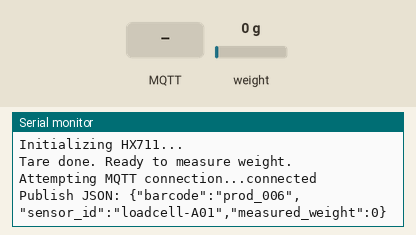
Simulated run of this sketch. Board: ESP32. Shown: the last lines printed to the serial monitor. The inputs (shaded band) are chosen by the test bench; at power-on: weight on the scale 0 g. WiFi joins after 1.5 s; servers stay silent unless stated; random numbers use the default seed unless the sketch sets one; no MQTT or app messages arrive unless stated.

Above: at 7.7 s.
7.8 s: MQTT message "1" arrives on the first subscribed topic
At 9.4 s:
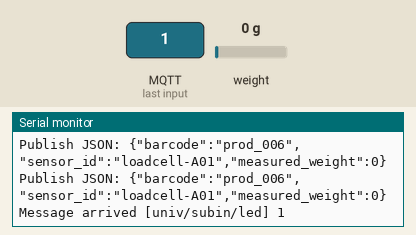
10.0 s: MQTT message "on" arrives on the first subscribed topic
At 11.3 s:
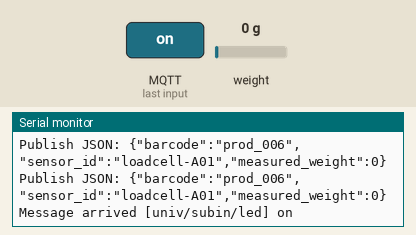
12.0 s: MQTT message "off" arrives on the first subscribed topic
At 13.2 s:
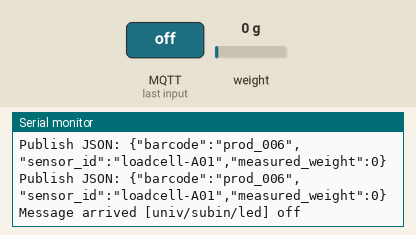
14.0 s: weight on the scale set to 100 g
At 15.3 s:
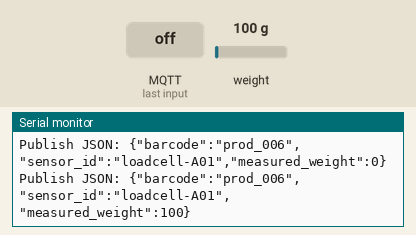
15.5 s: weight on the scale set to 1250 g
At 16.4 s:
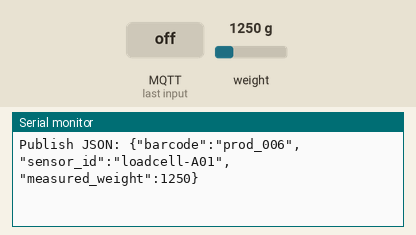
Timing chart, 0 to 18.0 s (numbered marks = the images above; inputs shaded):
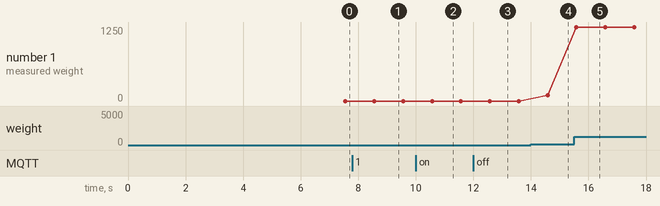

The sketch:

loadcell.ino
```cpp
#include <WiFi.h>
#include <PubSubClient.h>
#include "HX711.h"

// ====== WiFi 설정 ======
const char* ssid     = "bin";
const char* password = "";

// ====== MQTT 설정 ======
const char* mqtt_server = "xxx.xx.xx.x";

WiFiClient espClient;
PubSubClient client(espClient);

unsigned long lastMsg = 0;

#define MSG_BUFFER_SIZE (128)      // [CHANGED] JSON 문자열이라 버퍼 증가
char msg[MSG_BUFFER_SIZE];

// ====== 로드셀(HX711) 설정 ======
const int LOADCELL_DOUT_PIN = 16;
const int LOADCELL_SCK_PIN  = 4;

HX711 scale;
const float CALIBRATION_FACTOR = -2500;

// [ADDED] JSON 고정 필드
const char* BARCODE   = "prod_006";        // [ADDED]
const char* SENSOR_ID = "loadcell-A01";    // [ADDED]

// ====== MQTT 콜백 (구독 메시지 처리) ======
void callback(char* topic, byte* payload, unsigned int length) {
  Serial.print("Message arrived [");
  Serial.print(topic);
  Serial.print("] ");

  for (unsigned int i = 0; i < length; i++) {
    Serial.print((char)payload[i]);
  }
  Serial.println();

  // (원하면 여기서 LED 제어 코드 추가 가능)
}

// ====== MQTT 재연결 ======
void reconnect() {
  while (!client.connected()) {
    Serial.print("Attempting MQTT connection...");

    String clientId = "ESP32-";
    clientId += String(random(0xffff), HEX);

    if (client.connect(clientId.c_str())) {
      Serial.println("connected");

      // 구독할 토픽 (LED 제어용)
      client.subscribe("univ/subin/led");
    } else {
      Serial.print("failed, rc=");
      Serial.print(client.state());
      Serial.println(" try again in 5 seconds");
      delay(5000);
    }
  }
}

void setup() {
  Serial.begin(115200);
  delay(1000);

  Serial.println("\nConnecting to WiFi (WPA2-Personal)...");

  WiFi.disconnect(true);
  WiFi.mode(WIFI_STA);
  WiFi.begin(ssid, password);

  Serial.print("Connecting");
  int tries = 0;
  while (WiFi.status() != WL_CONNECTED) {
    Serial.print(".");
    delay(500);
    if (++tries > 60) {
      Serial.println("\nWiFi connection failed. Restarting...");
      ESP.restart();
    }
  }

  Serial.println("\nConnected to WiFi!");
  Serial.print("IP Address: ");
  Serial.println(WiFi.localIP());

  // MQTT 설정
  client.setServer(mqtt_server, 1884);
  client.setCallback(callback);
  randomSeed(micros());

  // ====== 로드셀(HX711) 초기화 ======
  Serial.println("Initializing HX711...");
  scale.begin(LOADCELL_DOUT_PIN, LOADCELL_SCK_PIN);

  scale.set_scale(CALIBRATION_FACTOR);
  delay(3000);
  scale.tare();

  Serial.println("Tare done. Ready to measure weight.");
}

void loop() {
  // MQTT 연결 유지
  if (!client.connected()) {
    reconnect();
  }
  client.loop();

  // 1초마다 로드셀 값 읽어서 MQTT로 publish
  unsigned long now = millis();
  if (now - lastMsg > 1000) {
    lastMsg = now;

    if (scale.is_ready()) {
      float weight = scale.get_units(10);

      // [ADDED] 예시처럼 정수로 보내고 싶으면 반올림해서 long으로
      long measured_weight = lround(weight);   // [ADDED]

      // [CHANGED] JSON payload 생성
      snprintf(
        msg, MSG_BUFFER_SIZE,
        "{\"barcode\":\"%s\",\"sensor_id\":\"%s\",\"measured_weight\":%ld}",
        BARCODE, SENSOR_ID, measured_weight
      );

      Serial.print("Publish JSON: ");
      Serial.println(msg);

      // [CHANGED] JSON publish
      client.publish("temi/inventory/loadcell", msg);
    } else {
      Serial.println("HX711 not ready");
    }
  }
}
```

Measured:
- after the input at 7.8 s, the serial monitor: prints a new line after 0.76 s (image 1)
- after the input at 10.0 s, the serial monitor: prints a new line after 0.57 s (image 2)
- after the input at 12.0 s, the serial monitor: prints a new line after 0.58 s (image 3)
- after the input at 14.0 s, the serial monitor: prints a new line after 0.58 s (image 4)
- after the input at 15.5 s, the serial monitor: prints a new line after 0.08 s (image 5)
- plotted number 1: 0 → 100 after the input at 14.0 s, 100 → 1250 after the input at 15.5 s
